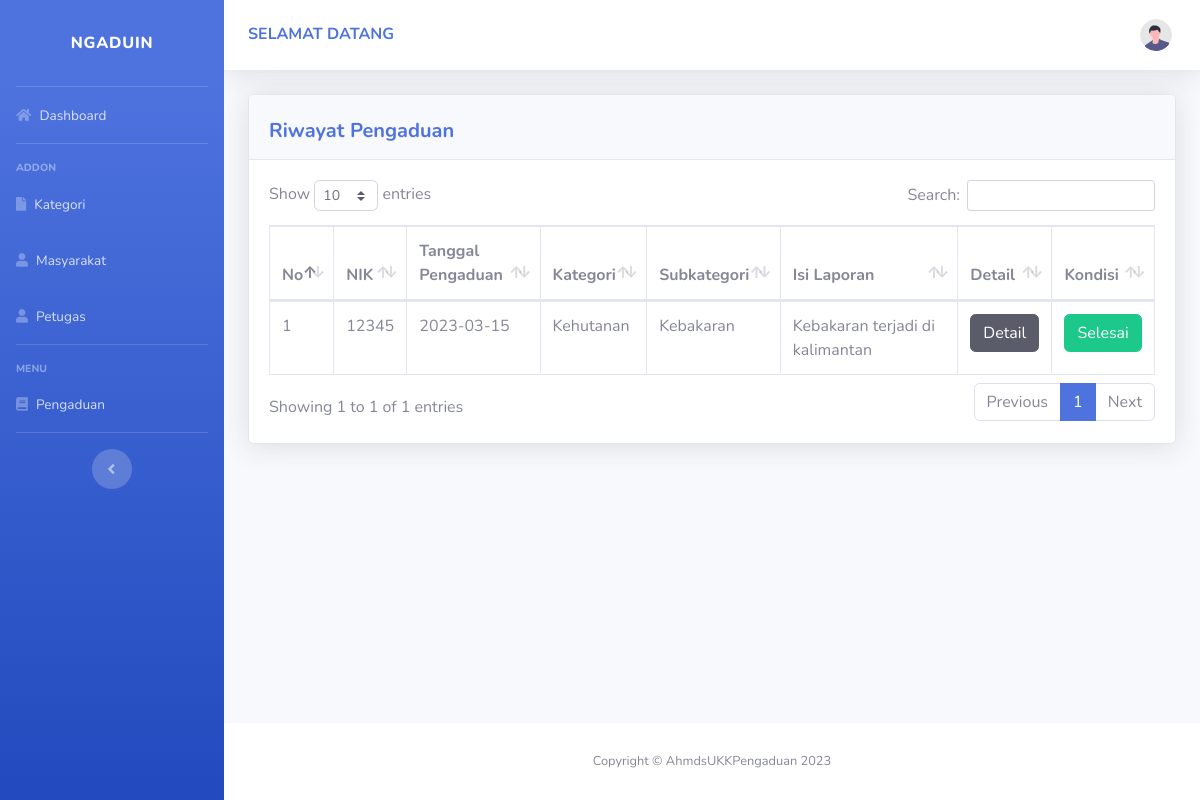
The page /riwayat_petugas on the database its author committed.
### tables this page shows
CREATE TABLE `pengaduan` (
  `id_pengaduan` int(11) NOT NULL,
  `tgl_pengaduan` date NOT NULL,
  `id_subkategori` int(11) NOT NULL,
  `id_kategori` int(11) NOT NULL,
  `nik` varchar(16) NOT NULL,
  `isi_laporan` text NOT NULL,
  `foto` varchar(255) NOT NULL,
  `status` enum('0','proses','selesai') NOT NULL
);

CREATE TABLE `masyarakat` (
  `id` int(11) NOT NULL,
  `nik` varchar(16) NOT NULL,
  `nama_lengkap` varchar(35) NOT NULL,
  `username` varchar(25) NOT NULL,
  `password` varchar(128) NOT NULL,
  `telepon` varchar(13) NOT NULL,
  `is_active` enum('active','not_active') NOT NULL
);

CREATE TABLE `kategori` (
  `id_kategori` int(11) NOT NULL,
  `kategori` varchar(50) NOT NULL
);

CREATE TABLE `subkategori` (
  `id_subkategori` int(11) NOT NULL,
  `id_kategori` int(11) NOT NULL,
  `subkategori` varchar(225) NOT NULL
);

### application/controllers/C_ahmd_Dashboard.php (called while the page is built, shortened)
<?php
class C_ahmd_Dashboard extends CI_Controller
{
    public function riwayat_petugas()
    {
        $this->load->model('M_ahmd_Admin');
        $data['masyarakat'] = $this->db->get_where('masyarakat', ['username' => $this->session->userdata('username')])->row_array();
        $data['riwayatadmin'] = $this->M_ahmd_Admin->getRiwayatAdmin();
        $data['petugas'] = $this->db->get_where('petugas', ['username' => $this->session->userdata('username')])->row_array();
        $data['title'] = 'Data Pengaduan';
        $this->load->view('template_petugas/header', $data);
        $this->load->view('template_petugas/sidebar', $data);
        $this->load->view('template_petugas/topbar', $data);
        $this->load->view('petugas/v_ahmd_riwayatpetugas', $data);
        $this->load->view('template_petugas/footer', $data);
    }
}

### index.php (called while the page is built, shortened)
<?php
require_once BASEPATH.'core/CodeIgniter.php';

### application/models/M_ahmd_Admin.php (called while the page is built, shortened)
<?php
class M_ahmd_Admin extends CI_Model
{
    function getRiwayatAdmin()
    {
        $this->db->select('*');
        $this->db->from('pengaduan');
        $this->db->join('masyarakat', 'masyarakat.nik=pengaduan.nik');
        $this->db->join('subkategori', 'subkategori.id_subkategori=pengaduan.id_subkategori');
        $this->db->join('kategori', 'kategori.id_kategori=subkategori.id_kategori');
        return $this->db->get()->result_array();
    }
}

### application/views/petugas/v_ahmd_riwayatpetugas.php (the view, shortened to what this page needs)
<div class="container-fluid">
    <div class="card shadow mb-4">
        <div class="card-header py-3">
            <div class="d-flex aling-item-center">
                <h5 class="m-0 font-weight-bold text-primary mt-2">Riwayat Pengaduan</h5>
            </div>
        </div>
        <div class="card-body">
            <div class="table-responsive">
                <table class="table table-bordered" id="dataTable" width="100%" cellspacing="0">
                    <thead>
                        <tr>
                            <th width='1%'>No</th>
                            <th width='5%'>NIK</th>
                            <th width='15%'>Tanggal Pengaduan</th>
                            <th width='10%'>Kategori</th>
                            <th width='15%'>Subkategori</th>
                            <th width='20%'>Isi Laporan</th>
                            <th width='5%'>Detail</th>
                            <th width='5%'>Kondisi</th>
                        </tr>
                    </thead>
                    <tbody>
                        <?php
                        $count = 0;
                        foreach ($riwayatadmin as $ra) :
                            $count = $count + 1;
                        ?>
                            <tr>
                                <td><?= $count ?></td>
                                <td><?= $ra['nik']  ?></td>
                                <td><?= $ra['tgl_pengaduan']  ?></td>
                                <td><?= $ra['kategori']  ?></td>
                                <td><?= $ra['subkategori']  ?></td>
                                <td><?= $ra['isi_laporan']  ?></td>
                                <td>
                                    <button type="button" class="btn btn-dark" data-toggle="modal" data-target="#detailAdmin<?= $ra['id_pengaduan'] ?>">
                                        Detail
                                    </button>
                                </td>
                                <th>
                                    <?php if ($ra['status'] == "selesai") : ?>
                                        <a type="button" class="btn btn-success" href="<?= base_url('C_ahmd_Dashboard/selesai_petugas/') . $ra['id_pengaduan'] ?>">
                                            Selesai
                                        </a>
                                    <?php endif ?>
                                </th>
                            </tr>
                        <?php endforeach ?>
                    </tbody>
                </table>
            </div>
        </div>
    </div>
</div>
</div>
<footer class="sticky-footer bg-white">
    <div class="container my-auto">
        <div class="copyright text-center my-auto">
            <span>Copyright &copy; AhmdsUKKPengaduan 2023</span>
        </div>
    </div>
</footer>
</div>
</div>

### rows shown on the page
pengaduan: masyarakat.nik "12345", tgl_pengaduan "2023-03-15", id_kategori.kategori "Kehutanan", id_subkategori.subkategori "Kebakaran", isi_laporan "Kebakaran terjadi di kalimantan"
